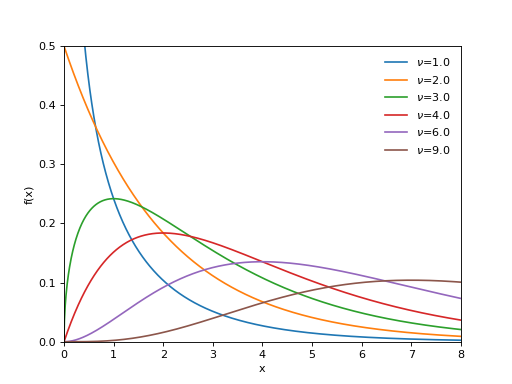

Source code (Python):
import matplotlib.pyplot as plt
import numpy as np
import scipy.stats as st
x = np.linspace(0.0, 8.0, 1000)
fig, ax = plt.subplots()
f = lambda df : st.chi2.pdf(x, df)
plot_pdf = lambda df : ax.plot(x, f(df), label=r'$\nu$={0}'.format(df))
plot_pdf(1.0)
plot_pdf(2.0)
plot_pdf(3.0)
plot_pdf(4.0)
plot_pdf(6.0)
plot_pdf(9.0)
plt.legend(loc='upper right', frameon=False)
ax.set(xlim=[0,8], ylim=[0,0.5], xlabel='x', ylabel='f(x)')
plt.show()
